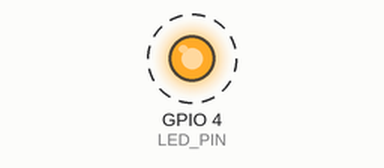
Simulated run of this program. Board: ESP32. On the bench: output pins drawn as LEDs (lit = HIGH). Dashed ring = blinking. What the program prints to the serial monitor is not drawn.

Above: at 0.2 s.
Timing chart, 0 to 3.0 s (numbered marks = the images above):
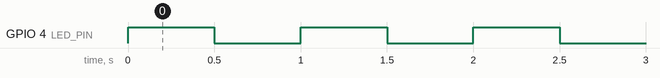

The program:

main.cpp
```cpp
#include <Arduino.h>

// Pin map (see Firmware/README.md)
const int LED_PIN = 4;
const int TRIG_PIN = 5;   // not used yet
const int ECHO_PIN = 18;  // not used yet, goes through a 1k/2k divider

void setup() {
  Serial.begin(115200);
  pinMode(LED_PIN, OUTPUT);
  Serial.println("SmartBin firmware started");
}

void loop() {
  digitalWrite(LED_PIN, HIGH);
  delay(500);
  digitalWrite(LED_PIN, LOW);
  delay(500);
}
```

Measured:
- by itself, GPIO 4 (LED_PIN): alternates HIGH for 0.50 s and LOW for 0.50 s
